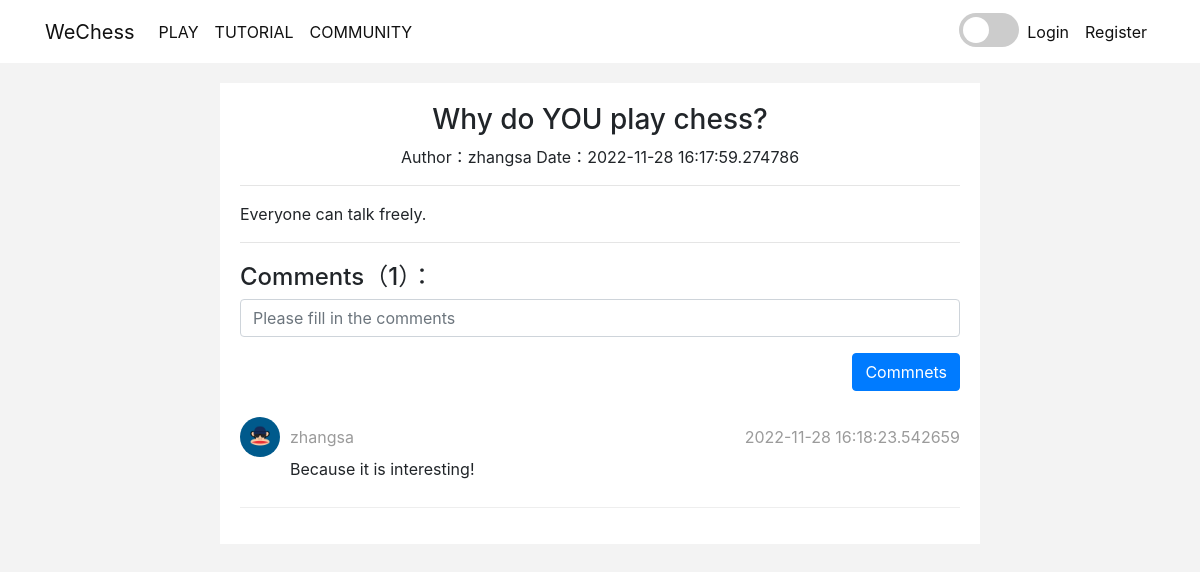
The page /forum/question/1 on the database as committed earlier.
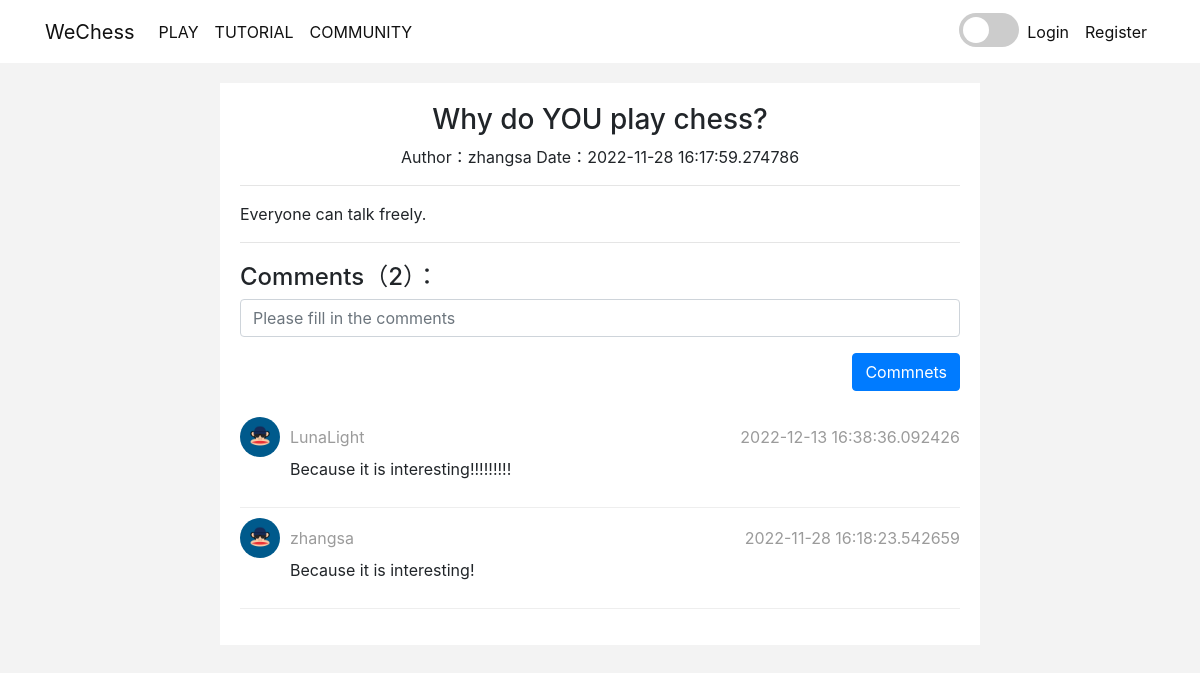
The same page on the database as committed later.
### models.py (models this page shows, shortened)
class ForumModel(db.Model):
    __tablename__ = "forum"
    id = db.Column(db.Integer, primary_key=True, autoincrement=True)
    title = db.Column(db.String(200), nullable=False)
    content = db.Column(db.Text, nullable=False)
    author_id = db.Column(db.Integer, db.ForeignKey("user.id"))
    author = db.relationship("UserModel", backref="forum")
    create_time = db.Column(db.DateTime, default=datetime.now)
    click_num = db.Column(db.Integer, default=0)
    save_num = db.Column(db.Integer, default=0)
    love_num = db.Column(db.Integer, default=0)

class UserModel(db.Model):
    __tablename__ = "user"
    id = db.Column(db.Integer, primary_key=True, autoincrement=True)
    username = db.Column(db.String(200), nullable=False, unique=False)
    email = db.Column(db.String(100), nullable=False, unique=True)
    password = db.Column(db.String(200), nullable=False, unique=True)
    join_time = db.Column(db.DateTime, default=datetime.now)
    signature = db.Column(db.String(200), nullable=True)
    icon = db.Column(db.String(100))
    chess_win = db.Column(db.Integer, default=0)
    chess_lose = db.Column(db.Integer, default=0)

class AnswerModel(db.Model):
    __tablename__ = "answer"
    id = db.Column(db.Integer, primary_key=True, autoincrement=True)
    content = db.Column(db.Text,nullable=False)
    create_time = db.Column(db.DateTime,default=datetime.now)
    question_id = db.Column(db.Integer,db.ForeignKey("forum.id"))
    author_id = db.Column(db.Integer, db.ForeignKey("user.id"))
    question = db.relationship("ForumModel",backref=db.backref("answers",order_by=create_time.desc()))
    author = db.relationship("UserModel",backref="answers")

### blueprints/forum.py (the view)
@bp.route("/question/<int:question_id>")
def question_detail(question_id):
    question = ForumModel.query.get(question_id)
    return render_template("detail.html", question=question)

### app.py (called while the page is built)
@app.before_request
def before_request():
    user_id = session.get("user_id")
    if user_id:
        try:
            user = UserModel.query.get(user_id)
            g.user = user
        except:
            g.user = None

@app.context_processor
def context_processor():
    if hasattr(g, "user"):
        return {"user": g.user}
    else:
        return {}

### templates/detail.html (shortened to what this page needs)
{% extends "base.html" %}
{% block head %}
  <link rel="stylesheet" href="{{ url_for('static',filename='css/detail.css') }}">
{% endblock %}
{% block body %}
  <div class="row" style="margin-top: 20px;">
    <div class="col"></div>
    <div class="col-8" style="background-color: #fff;padding: 20px;">
      <h3 class="page-title">{{ question.title }}</h3>
      <p class="question-info">
        <span>Author：{{ question.author.username }}</span>
        <span>Date：{{ question.create_time }}</span>
      </p>
      <hr>
      <p class="question-content">{{ question.content }}</p>
      <hr>
      <h4 class="comment-group-title">Comments（{{ question.answers|length }}）：</h4>
      <form action="{{ url_for('forum.answer',question_id=question.id) }}" method="post">
        <div class="form-group">
          <input type="text" placeholder="Please fill in the comments" name="content" class="form-control">
        </div>
        <div class="form-group" style="text-align: right;">
          <button class="btn btn-primary">Commnets</button>
        </div>
      </form>
      <ul class="comment-group">
        {% for answer in question.answers %}
          <li>
            <div class="user-info">
              <img class="avatar" src="{{ url_for('static',filename='images/avatar.png') }}" alt="">
              <span class="username">{{ answer.author.username }}</span>
              <span class="create-time">{{ answer.create_time }}</span>
            </div>
            <p class="comment-content">{{ answer.content }}</p>
          </li>
        {% endfor %}
      </ul>
    </div>
    <div class="col"></div>
  </div>
{% endblock %}

### templates/base.html (shortened to what this page needs)
<!DOCTYPE html>
<html lang="en">
<head>
    <link rel="stylesheet" href="{{ url_for('static', filename = 'bootstrap/bootstrap.4.6.1.min.css') }}">
    <link rel="stylesheet" href="{{ url_for('static', filename = 'css/init.css') }}">
    {% block head %}{% endblock %}
</head>
<body onload="onload()">
<nav class="navbar navbar-expand-lg">
    <div class="container">
        <a class="navbar-brand" href="/">WeChess</a>
        <div class="collapse navbar-collapse" id="navbarSupportedContent">
            <ul class="navbar-nav mr-auto">
                <li class="nav-item active">
                    <a class="nav-link" href="{{ url_for('play.play') }}">PLAY<span class="sr-only">(current)</span></a>
                </li>
                <li class="nav-item">
                    <a class="nav-link" href="{{ url_for('book.search') }}">TUTORIAL</a>
                </li>
                <a class="nav-link" href="{{ url_for('forum.forum') }}">COMMUNITY</a>
            </ul>
                        <label class="switch">
                            <span class="slider"></span>
                        </label>
            <ul class="navbar-nav">
                {% if user %}
                    <li class="nav-item">
                        <a class="nav-link"
                           href="{{ url_for('user.centre', user_id = user.id) }}">{{ user.username }} </a>
                    </li>
                    <li class="nav-item">
                        <a class="nav-link" href="{{ url_for('user.logout') }}">Logout</a>
                    </li>
                {% else %}
                    <li class="nav-item">
                        <a class="nav-link" href="{{ url_for('user.login') }}">Login</a>
                    </li>
                    <li class="nav-item">
                        <a class="nav-link" href="{{ url_for('user.register') }}">Register </a>
                    </li>
                {% endif %}
            </ul>
        </div>
    </div>
</nav>
<div class="container">
    {% block body %}{% endblock %}
</div>
</body>
</html>

### static/css/init.css (style rules this page uses)
body { background-color: #f3f3f3; transition: .6s; }
.navbar { background-color: #ffffff; }
.navbar a { color: #111111; }
.switch { position: relative; margin-top: 5px; display: inline-block; width: 60px; height: 34px; }
.slider { position: absolute; cursor: pointer; top: 0; left: 0; right: 0; bottom: 0; background: #ccc; border-radius: 34px; transition: .4s; }
.slider::before { content: ''; position: absolute; width: 26px; height: 26px; left: 4px; bottom: 4px; background: #fff; border-radius: 50%; transition: .4s; }

### static/css/detail.css (style rules this page uses)
.page-title { text-align: center; }
.question-info { text-align: center; }
.comment-group-title { margin-top: 20px; }
.comment-group { list-style: none; padding-left: 0; }
.comment-group li { border-bottom:1px solid #eee; padding: 10px 0; }
.comment-group li .user-info { height: 40px; line-height:40px; color: #9b9b9b; font-size: 16px; }
.user-info .avatar { height:40px; width: 40px; float: left; border-radius: 50%; }
.user-info .username { margin-left: 10px; }
.user-info .create-time { float: right; }
.comment-content { margin-left: 50px; }

Rows that differ between the two databases and show on the page:
added AnswerModel: author.username "LunaLight", create_time "2022-12-13 16:38:36.092426", content "Because it is interesting!!!!!!!!!"
Other text that changed with them:
{{ question.answers|length }}: "1" → "2"
